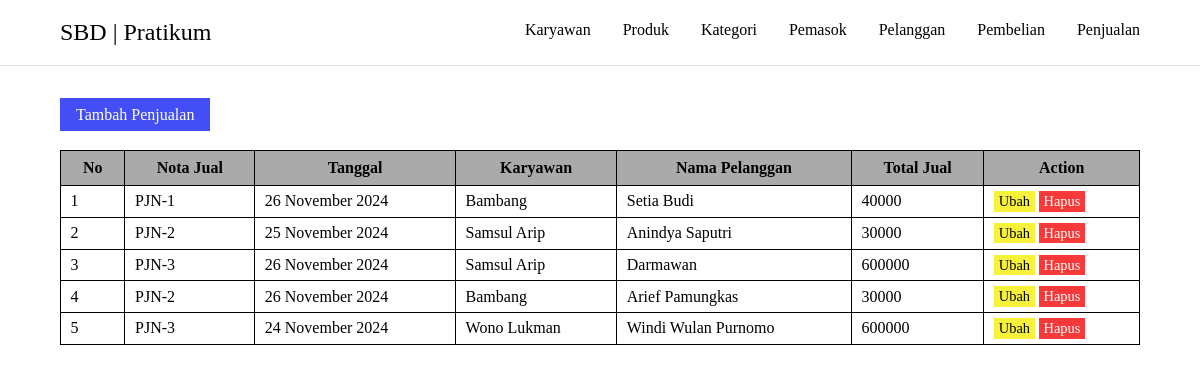
Screenshot of /praktikum_2/src/penjualan.php with the database file from the repository.
### tables this page shows
CREATE TABLE `tbpenjualan` (
  `idpenjualan` int(11) NOT NULL,
  `notajual` varchar(15) DEFAULT NULL,
  `tgljual` date DEFAULT NULL,
  `idkaryawan` int(5) DEFAULT NULL,
  `idpelanggan` int(10) DEFAULT NULL,
  `totaljual` int(11) DEFAULT NULL
);

CREATE TABLE `tbkaryawan` (
  `idkaryawan` int(11) NOT NULL,
  `namakaryawan` varchar(50) DEFAULT NULL,
  `teleponkaryawan` varchar(15) DEFAULT NULL,
  `jabatan` varchar(20) DEFAULT NULL,
  `sandi` varchar(15) DEFAULT NULL
);

CREATE TABLE `tbpelanggan` (
  `idpelanggan` int(10) NOT NULL,
  `namapelanggan` varchar(50) DEFAULT NULL,
  `alamatpelanggan` varchar(20) DEFAULT NULL,
  `teleponpelanggan` varchar(25) DEFAULT NULL
);

### praktikum_2/src/penjualan.php (the view, shortened to what this page needs)
<?php
include "../connection/config.php";
include "../components/header.php";
include "../components/navbar_inside.php"
?>
<div class="container">
    <a href="./insert_penjualan.php" class="btn btn-primary">Tambah Penjualan</a>
    <table class="table-main">
        <tr>
            <th>No</th>
            <th>Nota Jual</th>
            <th>Tanggal</th>
            <th>Karyawan</th>
            <th>Nama Pelanggan</th>
            <th>Total Jual</th>
            <th>Action</th>
        </tr>
        <?php
        $increment = 1;
        $query = mysqli_query($connect, "SELECT tbpenjualan.*, tbkaryawan.namakaryawan, tbpelanggan.namapelanggan FROM tbpenjualan
        INNER JOIN tbkaryawan ON tbkaryawan.idkaryawan = tbpenjualan.idkaryawan
        INNER JOIN tbpelanggan ON tbpenjualan.idpelanggan = tbpelanggan.idpelanggan");
        while($data = mysqli_fetch_assoc($query)) :
        $date = $data['tgljual'];
        ?>
        <tr>
            <td><?= $increment++ ?></td>
            <td><?= $data['notajual'] ?></td>
            <td><?= date("d F Y", strtotime($date)) ?></td>
            <td><?= $data['namakaryawan'] ?></td>
            <td><?= $data['namapelanggan'] ?></td>
            <td><?= $data['totaljual'] ?></td>
            <td>
                <a href="./update_penjualan.php?idpenjualan=<?= $data['idpenjualan'] ?>" class="btn-sm btn-warning">Ubah</a>
                <a onclick="return confirm('Yakin data ingin dihapus?');" href="./delete_penjualan.php?idpenjualan=<?= $data['idpenjualan'] ?>" class="btn-sm btn-danger">Hapus</a>
            </td>
        </tr>
        <?php
        endwhile;
        ?>
    </table>
</div>
<?php
include "../components/footer.php";
?>

### praktikum_2/assets/css/style.css (style rules this page uses)
* { padding: 0; margin: 0; box-sizing: border-box; text-decoration: none; list-style: none; }
.container { padding: 2rem 5%; }
.table-main { border: 1px solid #000; width: 100%; border-collapse: collapse; }
.table-main th { border: 1px solid #000; padding: 0.5rem 0.8rem; background: #aaa; }
.table-main td { border: 1px solid #000; padding: 0.4rem 0.6rem; }
.btn { display: inline-block; background: #fff; color: #555; padding: 0.45rem 1rem; border: 1px solid #555; margin-bottom: 1.2rem; font-weight: 500; cursor: pointer; }
.btn-sm { padding: 0.14rem 0.3rem; font-size: 0.9rem; }
.btn-primary { background: #434ff5; color: #fff; border: none; }
.btn-danger { background: #f73939; color: #fff; border: none; }
.btn-warning { background: #f7f139; color: #000; border: none; }

### rows the page displays
tbpenjualan: notajual "PJN-1", tgljual "26 November 2024", idkaryawan.namakaryawan "Bambang", idpelanggan.namapelanggan "Setia Budi", totaljual "40000"
tbpenjualan: notajual "PJN-2", tgljual "25 November 2024", idkaryawan.namakaryawan "Samsul Arip", idpelanggan.namapelanggan "Anindya Saputri", totaljual "30000"
tbpenjualan: notajual "PJN-3", tgljual "26 November 2024", idkaryawan.namakaryawan "Samsul Arip", idpelanggan.namapelanggan "Darmawan", totaljual "600000"
tbpenjualan: notajual "PJN-2", tgljual "26 November 2024", idkaryawan.namakaryawan "Bambang", idpelanggan.namapelanggan "Arief Pamungkas", totaljual "30000"
tbpenjualan: notajual "PJN-3", tgljual "24 November 2024", idkaryawan.namakaryawan "Wono Lukman", idpelanggan.namapelanggan "Windi Wulan Purnomo", totaljual "600000"
